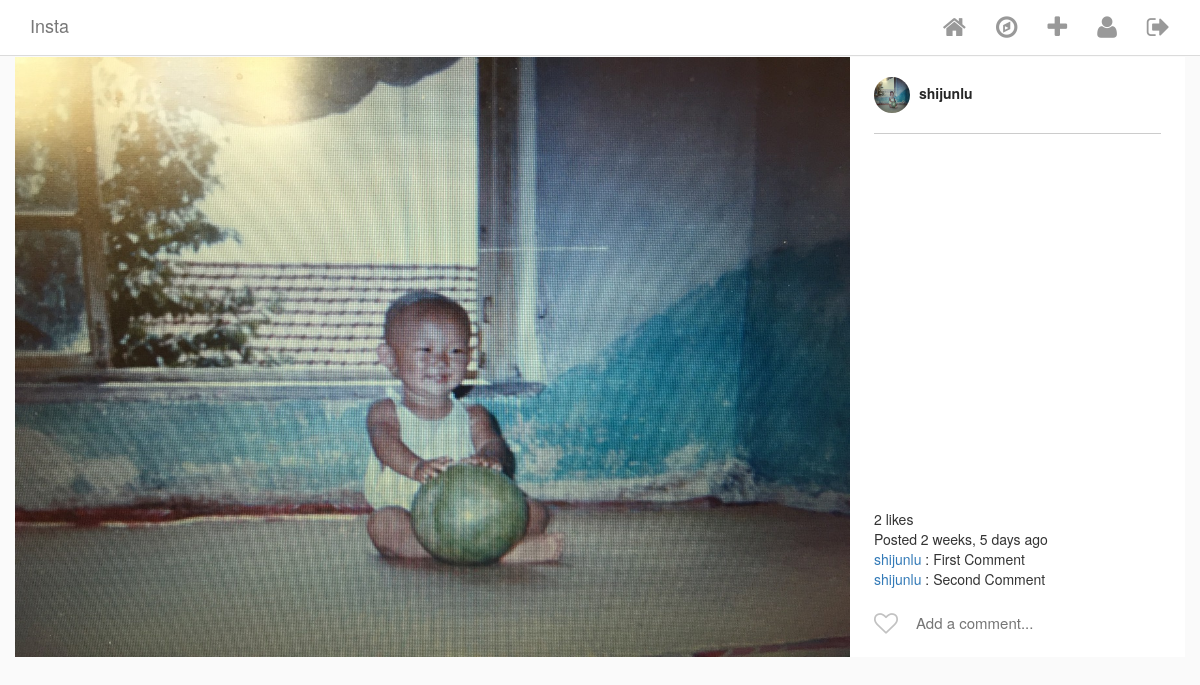
/posts/1/ (signed in), run on the app's committed database.
### Insta/models.py (models this page shows, shortened)
class Post(models.Model):
    author = models.ForeignKey(
        InstaUser,
        on_delete = models.CASCADE,
        related_name='my_posts',
        blank = True,
        null = True,
    )
    title = models.TextField(blank = True, null = True)
    image = ProcessedImageField(
        upload_to ='static/images/posts',
        format = 'JPEG',
        options = {'quality': 100},
        blank = True,
        null = True
        )
    posted_on = models.DateTimeField(
        auto_now_add=True,
        editable = False,
        blank = True,
        null = True
    )
    def get_like_count(self):
        return self.likes.count()
    class Meta:
        ordering = ['-posted_on']

class InstaUser(AbstractUser):
    profile_pic = ProcessedImageField(
        upload_to ='static/images/profiles',
        format = 'JPEG',
        options = {'quality': 100},
        blank = True,
        null = True
        )

class Comment(models.Model):
    post = models.ForeignKey(
        Post,
        on_delete = models.CASCADE,
        related_name='comments'
    )
    user = models.ForeignKey(
        InstaUser,
        on_delete = models.CASCADE,
    )
    comment = models.CharField(max_length=100)
    posted_on = models.DateTimeField(auto_now_add= True, editable = False)

### Insta/views.py (the view)
# urls.py: path('posts/<int:pk>/', PostDetailView.as_view(), name = 'posts_detail'),
class PostDetailView(DetailView):
    model = Post
    template_name = 'post_detail.html'
    def get_context_data(self, **kwargs):
        data = super().get_context_data(**kwargs)
        liked = Like.objects.filter(post=self.kwargs.get('pk'), user=self.request.user).first()
        if liked:
            data['liked'] = 1
        else:
            data['liked'] = 0
        return data

### Insta/templatetags/custom_tags.py (called while the page is built)
@register.simple_tag
def has_user_liked_post(post, user):
    try:
        like = Like.objects.get(post=post, user=user)
        return "fa-heart"
    except:
        return "fa-heart-o"

@register.simple_tag(takes_context=True)
def active(context, pattern_or_urlname):
    try:
        pattern = reverse(pattern_or_urlname)
    except NoReverseMatch:
        pattern = pattern_or_urlname
    path = context['request'].path
    if re.search(pattern, path):
        return 'active'
    return ''

### templates/post_detail.html (shortened to what this page needs)
{% extends "base.html" %}
{% load custom_tags %}
{% block content %}
<div class="row single-post">
    <div class="single-post-card view-update {{ object.pk }}">
        <div class="header">
            <a href="{% url 'user_detail' post.author.id %}">
                {% if object.author.profile_pic %}
                    <img class="picture-circle--medium" src="/{{object.author.profile_pic}}">
                {% endif %}
                {{ object.author.username }}
            </a>
        </div>
        <div class="image__wrapper">
            <img class="card__main-image" src="/{{object.image}}" width='1000', height='1000'>
        </div>
        <div class="comments-portion">
            <div class="likes">
                {% if post.get_like_count %}
                    {{ post.get_like_count }} like{% if post.get_like_count > 1 %}s{% endif %}
                {% endif %}
            </div>
             <div class ="poster__timestamp">Posted {{post.posted_on|timesince}} ago </div>
            <ul class ="comment-list">
                {% for comment in post.comments.all %}
                <li class = "comment-like_comment">
                    <a href="{% url 'user_detail' comment.user.id %}" class="poster__name">
                        {{comment.user.username}}
                    </a>
                    <span class="comment">:  {{comment.comment}}</span>
                </li>
                {% endfor %}
            </ul>
            <section class="input-row">
                <i class="fa {% has_user_liked_post post user %} submit-like" aria-hidden="true"> </i>
                <div class="comment-input-wrapper">
                    <input class="add-comment" type="text" placeholder="Add a comment...">
                </div>
            </section>
        </div>
    </div>
</div>
{% endblock content %}

### static/css/style.css (style rules this page uses)
html { height: 100%; }
body { min-height: 100%; background-color: #fafafa; }
.picture-circle, .picture-circle--medium, .picture-circle--small { border-radius: 100%; width: 150px; height: 150px; }
.picture-circle--medium { width: 36px; height: 36px; }
.card__main-image { max-width: 100%; max-height: 600px; height: auto; margin: 0 auto; display: block; }
.comment-list { list-style: none; margin: 0; padding: 0; }
.single-post-card { display: flex; align-items: stretch; box-sizing: border-box; flex-direction: column; flex-shrink: 0; padding-right: 335px; width: 100%; position: relative; background-color: #fff; }
.single-post-card .header, .single-post-card .comments-portion { display: flex; flex-shrink: 0; }
.single-post-card .header { border-bottom: 1px solid #ccc; padding: 20px 0; flex-direction: row; position: absolute; top: 0; right: 24px; width: 287px; display: flex; align-items: center; }
.single-post-card .header img { margin-right: 5px; }
.single-post-card .header a { color: #262626; font-weight: bold; }
.single-post-card .comments-portion { position: absolute; bottom: 0; right: 0; width: 335px; padding: 0 24px; flex-direction: column; }
.input-row { position: relative; display: flex; align-items: center; height: 68px; padding-left: 40px; }
.input-row .submit-like { cursor: pointer; position: absolute; top: 32%; left: 0; color: #C2C2C2; font-size: 24px; }
.input-row .comment-input-wrapper { display: inline-block; color: #262626; font-size: 15px; width: 100%; }
.input-row .comment-input-wrapper input { width: 100%; border: none; outline: none; }

### data on the page
Post: author.profile_pic (picture), author.username "shijunlu", image (picture), get_like_count "2", posted_on "2 weeks, 5 days"
Comment: user.username "shijunlu", comment "First Comment"
Comment: user.username "shijunlu", comment "Second Comment"
